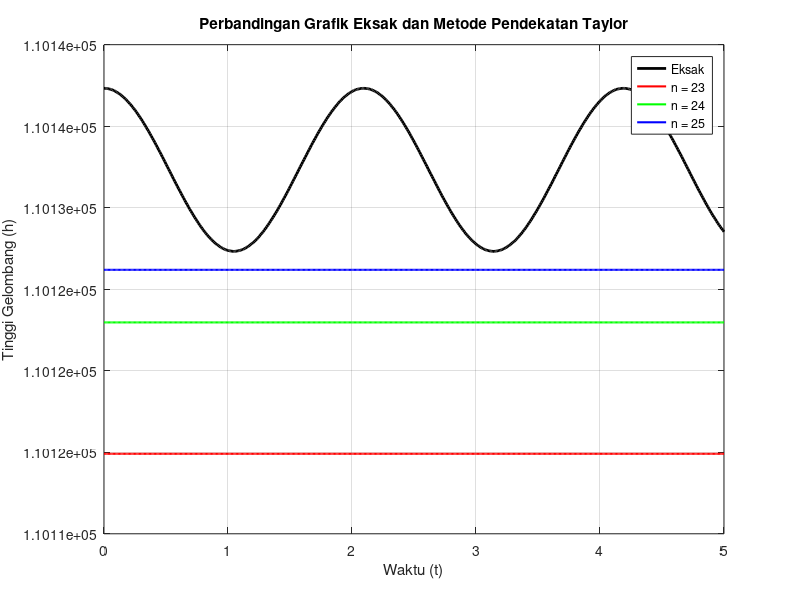

Recreate this plot in MATLAB.
% Kasus 1: Analisis Galat dan Deret Taylor
clear; clc; close all;

% Parameter yang diketahui
lambda = 12;
v = 36;
x = 10;
h0 = 5;
t = linspace(0, 5, 500); % Rentang t dari 0 sampai 5

% 1. Perhitungan Eksak
h_eksak = h0 * (cos((t * v) / lambda) + exp(x));

% 2. Pendekatan Deret Taylor untuk n = 23, 24, 25
% Fungsi Pendekatan Cos(x) menggunakan suku hingga orde tertentu
% Fungsi Pendekatan Exp(x)
% (Catatan: implementasi penjumlahan suku deret sesuai iterasi n)

n_list = [23, 24, 25];
h_app = zeros(length(n_list), length(t));
error_mutlak = zeros(length(n_list), length(t));

for idx = 1:length(n_list)
    n = n_list(idx);

    % Pendekatan cos(x) manual menggunakan deret hingga iterasi n
    cos_approx = 0;
    for k = 0:n
        cos_approx = cos_approx + ((-1)^k * x^(2*k)) / factorial(2*k);
    end

    % Pendekatan exp(x) manual menggunakan deret hingga iterasi n
    exp_approx = 0;
    for k = 0:n
        exp_approx = exp_approx + (x^k) / factorial(k);
    end

    % Menghitung formula gelombang pendekatan
    h_app(idx, :) = h0 * (cos_approx + exp_approx);

    % Menghitung galat mutlak terhadap nilai eksak
    error_mutlak(idx, :) = abs(h_eksak - h_app(idx, :));
end

% Visualisasi Grafik
figure;
plot(t, h_eksak, 'k-', 'LineWidth', 2); hold on;
colors = ['r', 'g', 'b'];
for idx = 1:length(n_list)
    plot(t, h_app(idx, :), 'Color', colors(idx), 'LineWidth', 1.5);
end
grid on;
title('Perbandingan Grafik Eksak dan Metode Pendekatan Taylor');
xlabel('Waktu (t)');
ylabel('Tinggi Gelombang (h)');
legend(['Eksak', arrayfun(@(n) sprintf('n = %d', n), n_list, 'UniformOutput', false)], 'Location', 'best');

% Rerata Galat Mutlak
rerata_galat = mean(error_mutlak, 2);
for idx = 1:length(n_list)
    fprintf('Rerata galat mutlak untuk n = %d adalah: %.6f\n', n_list(idx), rerata_galat(idx));
end
